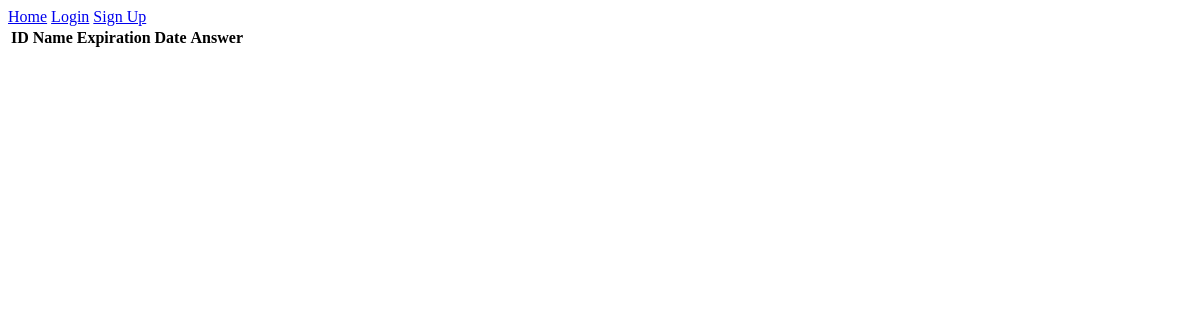
The app's page /home, older data.
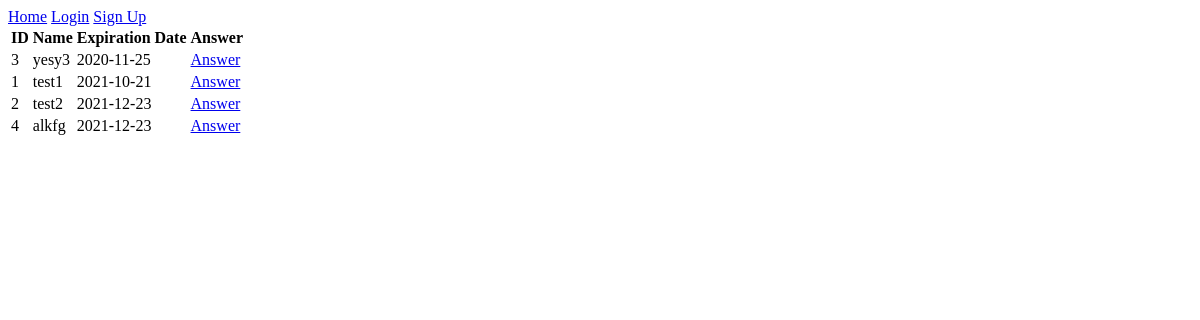
The same page, newer data.
### app/models.py (models this page shows, shortened)
class Poll(db.Model):
    id = db.Column(db.Integer, primary_key=True)
    expiration = db.Column(db.DateTime, index=True, default=datetime.utcnow)
    name = db.Column(db.String(128))
    user_id = db.Column(db.Integer, db.ForeignKey('user.id'))
    questions = db.relationship('Question', backref='mother', lazy='dynamic')

### app/routes.py (the view)
@app.route('/')
@app.route('/home')
def home():
    polls = Poll.query.filter(Poll.expiration > date.today()).all()
    return render_template('home.html', title='polls', polls=polls)

### app/templates/home.html
{% extends "base.html" %}
{% block content %}
        <table>
            <tr>
                <th>ID</th>
                <th>Name</th>
                <th>Expiration Date</th>
                <th>Answer</th>
            </tr>
            {% for poll in polls %}
                <TR>
                    <TD class="c1">{{ poll.id }}</TD>
                    <TD class="c2">{{ poll.name }}</TD>
                    <TD class="c3"><SPAN>{{ poll.expiration.date() }}</SPAN></TD>
                    <TD class="c4"><SPAN><a href="{{ url_for('poll', id=poll.id) }}">Answer</a></SPAN></TD>
                </TR>
            {% endfor %}
        </table>
{% endblock %}

### app/templates/base.html (shortened to what this page needs)
<html>
<head>
</head>
<body>
<div>
    <a href="{{ url_for('home') }}">Home</a>
    {% if current_user.is_anonymous %}
        <a href="{{ url_for('login') }}">Login</a>
        <a href="{{ url_for('signup') }}">Sign Up</a>
    {% else %}
        <a href="{{ url_for('logout') }}">Logout</a>
        <a href="{{ url_for('new_poll') }}">Create New Poll</a>
    {% endif %}
</div>
{% block content %}{% endblock %}
</body>
</html>

Row changes from the older to the newer data that the page shows:
added Poll: id "3", name "yesy3", expiration "2020-11-25"
now on this page (row edited): Poll: id "1", name "test1", expiration "2021-10-21"
added Poll: id "2", name "test2", expiration "2021-12-23"
added Poll: id "4", name "alkfg", expiration "2021-12-23"
